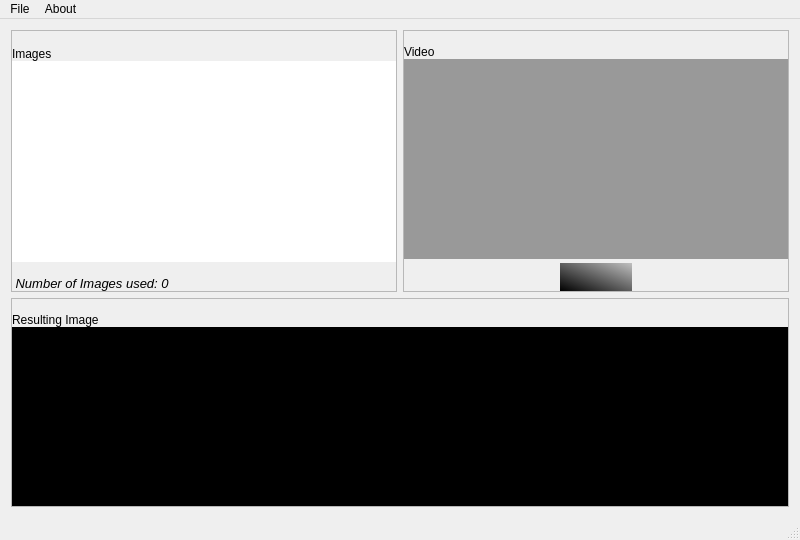
<?xml version="1.0" encoding="UTF-8"?>
<ui version="4.0">
 <class>MainWindow</class>
 <widget class="QMainWindow" name="MainWindow">
  <property name="geometry">
   <rect>
    <x>0</x>
    <y>0</y>
    <width>800</width>
    <height>540</height>
   </rect>
  </property>
  <property name="minimumSize">
   <size>
    <width>800</width>
    <height>540</height>
   </size>
  </property>
  <property name="windowTitle">
   <string>MOS</string>
  </property>
  <property name="styleSheet">
   <string notr="true"/>
  </property>
  <widget class="QWidget" name="centralWidget">
   <layout class="QGridLayout" name="gridLayout_5">
    <item row="0" column="0">
     <widget class="QFrame" name="frame_2">
      <property name="styleSheet">
       <string notr="true">padding: 14px 0px 0px 0px;
margin: 0px 0px 0px 0px;</string>
      </property>
      <property name="frameShape">
       <enum>QFrame::StyledPanel</enum>
      </property>
      <layout class="QGridLayout" name="gridLayout_4">
       <property name="leftMargin">
        <number>0</number>
       </property>
       <property name="topMargin">
        <number>0</number>
       </property>
       <property name="rightMargin">
        <number>0</number>
       </property>
       <property name="bottomMargin">
        <number>0</number>
       </property>
       <property name="spacing">
        <number>0</number>
       </property>
       <item row="1" column="0">
        <widget class="QScrollArea" name="imagesScrollArea">
         <property name="minimumSize">
          <size>
           <width>0</width>
           <height>201</height>
          </size>
         </property>
         <property name="maximumSize">
          <size>
           <width>16777215</width>
           <height>201</height>
          </size>
         </property>
         <property name="styleSheet">
          <string notr="true">padding: 0px 0px 0px 0px;
margin: 0px 0px 0px 0px;
background-color: white;</string>
         </property>
         <property name="frameShape">
          <enum>QFrame::NoFrame</enum>
         </property>
         <property name="widgetResizable">
          <bool>true</bool>
         </property>
         <widget class="QWidget" name="scrollAreaWidgetContents_2">
          <property name="geometry">
           <rect>
            <x>0</x>
            <y>0</y>
            <width>386</width>
            <height>201</height>
           </rect>
          </property>
          <layout class="QGridLayout" name="gridLayout_6">
           <item row="0" column="0">
            <widget class="QWidget" name="widget" native="true">
             <layout class="QGridLayout" name="gridLayout_8">
              <property name="leftMargin">
               <number>0</number>
              </property>
              <property name="topMargin">
               <number>0</number>
              </property>
              <property name="rightMargin">
               <number>0</number>
              </property>
              <property name="bottomMargin">
               <number>0</number>
              </property>
              <property name="spacing">
               <number>0</number>
              </property>
              <item row="0" column="0">
               <layout class="QGridLayout" name="imagesGrid">
                <property name="sizeConstraint">
                 <enum>QLayout::SetMaximumSize</enum>
                </property>
                <property name="spacing">
                 <number>0</number>
                </property>
               </layout>
              </item>
             </layout>
            </widget>
           </item>
          </layout>
         </widget>
        </widget>
       </item>
       <item row="2" column="0">
        <layout class="QHBoxLayout" name="horizontalLayout_2">
         <property name="spacing">
          <number>0</number>
         </property>
         <item>
          <widget class="QLabel" name="informationLabel">
           <property name="font">
            <font>
             <family>Cantarell</family>
             <pointsize>10</pointsize>
             <italic>true</italic>
             <stylestrategy>PreferDefault</stylestrategy>
             <kerning>true</kerning>
            </font>
           </property>
           <property name="text">
            <string> Number of Images used: 0</string>
           </property>
           <property name="alignment">
            <set>Qt::AlignBottom|Qt::AlignLeading|Qt::AlignLeft</set>
           </property>
           <property name="wordWrap">
            <bool>false</bool>
           </property>
           <property name="indent">
            <number>0</number>
           </property>
          </widget>
         </item>
         <item>
          <spacer name="horizontalSpacer_3">
           <property name="orientation">
            <enum>Qt::Horizontal</enum>
           </property>
           <property name="sizeHint" stdset="0">
            <size>
             <width>68</width>
             <height>20</height>
            </size>
           </property>
          </spacer>
         </item>
        </layout>
       </item>
       <item row="0" column="0">
        <widget class="QLabel" name="label">
         <property name="styleSheet">
          <string notr="true">margin: 0;
padding: 0;</string>
         </property>
         <property name="text">
          <string>Images</string>
         </property>
         <property name="alignment">
          <set>Qt::AlignBottom|Qt::AlignLeading|Qt::AlignLeft</set>
         </property>
         <property name="margin">
          <number>0</number>
         </property>
         <property name="indent">
          <number>0</number>
         </property>
        </widget>
       </item>
      </layout>
     </widget>
    </item>
    <item row="0" column="1">
     <widget class="QFrame" name="frame_3">
      <property name="enabled">
       <bool>true</bool>
      </property>
      <property name="styleSheet">
       <string notr="true">padding: 14px 0px 0px 0px;
margin: 0px 0px 0px 0px;</string>
      </property>
      <property name="frameShape">
       <enum>QFrame::StyledPanel</enum>
      </property>
      <layout class="QGridLayout" name="gridLayout_3">
       <property name="leftMargin">
        <number>0</number>
       </property>
       <property name="topMargin">
        <number>0</number>
       </property>
       <property name="rightMargin">
        <number>0</number>
       </property>
       <property name="bottomMargin">
        <number>0</number>
       </property>
       <property name="spacing">
        <number>0</number>
       </property>
       <item row="2" column="0">
        <widget class="QLabel" name="videoLabel">
         <property name="sizePolicy">
          <sizepolicy hsizetype="Expanding" vsizetype="Expanding">
           <horstretch>0</horstretch>
           <verstretch>0</verstretch>
          </sizepolicy>
         </property>
         <property name="minimumSize">
          <size>
           <width>0</width>
           <height>200</height>
          </size>
         </property>
         <property name="maximumSize">
          <size>
           <width>16777215</width>
           <height>200</height>
          </size>
         </property>
         <property name="styleSheet">
          <string notr="true">background-color: rgb(153, 153, 153);
padding: 0px 0px 0px 0px;
margin: 0px 0px 0px 0px;</string>
         </property>
         <property name="text">
          <string/>
         </property>
        </widget>
       </item>
       <item row="3" column="0">
        <layout class="QHBoxLayout" name="horizontalLayout">
         <property name="spacing">
          <number>0</number>
         </property>
         <property name="topMargin">
          <number>4</number>
         </property>
         <item>
          <spacer name="horizontalSpacer">
           <property name="orientation">
            <enum>Qt::Horizontal</enum>
           </property>
           <property name="sizeHint" stdset="0">
            <size>
             <width>68</width>
             <height>20</height>
            </size>
           </property>
          </spacer>
         </item>
         <item>
          <widget class="QPushButton" name="playBtn">
           <property name="enabled">
            <bool>false</bool>
           </property>
           <property name="minimumSize">
            <size>
             <width>72</width>
             <height>28</height>
            </size>
           </property>
           <property name="maximumSize">
            <size>
             <width>16777215</width>
             <height>29</height>
            </size>
           </property>
           <property name="styleSheet">
            <string notr="true">QPushButton#playBtn {
	border: none;
	background: url(:/imgs/play.png) no-repeat transparent;
	background-position: center center;
	background-color: qlineargradient(spread:reflect, x1:0, y1:1, x2:1, y2:0, stop:0 rgba(0, 0, 0, 255), stop:1 rgba(192, 192, 192, 255));
}

QPushButton#playBtn:pressed {
	border: none;
	background: url(:/imgs/play.png) no-repeat transparent;
	background-position: center center;
	background-color: qlineargradient(spread:reflect, x1:1, y1:0, x2:0, y2:1, stop:0 rgba(0, 0, 0, 255), stop:1 rgba(255, 255, 255, 255));
}

QPushButton#playBtn:focus {
	border: none;
	outline: none;
}</string>
           </property>
           <property name="text">
            <string/>
           </property>
          </widget>
         </item>
         <item>
          <spacer name="horizontalSpacer_2">
           <property name="orientation">
            <enum>Qt::Horizontal</enum>
           </property>
           <property name="sizeHint" stdset="0">
            <size>
             <width>68</width>
             <height>20</height>
            </size>
           </property>
          </spacer>
         </item>
        </layout>
       </item>
       <item row="1" column="0">
        <widget class="QLabel" name="label_2">
         <property name="styleSheet">
          <string notr="true">margin: 0px; 
padding: 0px;</string>
         </property>
         <property name="text">
          <string>Video</string>
         </property>
         <property name="indent">
          <number>0</number>
         </property>
        </widget>
       </item>
      </layout>
     </widget>
    </item>
    <item row="1" column="0" colspan="2">
     <widget class="QFrame" name="frame">
      <property name="styleSheet">
       <string notr="true">padding: 14px 0px 0px 0px;
margin: 0px 0px 0px 0px;</string>
      </property>
      <property name="frameShape">
       <enum>QFrame::StyledPanel</enum>
      </property>
      <layout class="QGridLayout" name="gridLayout_2">
       <property name="leftMargin">
        <number>0</number>
       </property>
       <property name="topMargin">
        <number>0</number>
       </property>
       <property name="rightMargin">
        <number>0</number>
       </property>
       <property name="bottomMargin">
        <number>0</number>
       </property>
       <property name="spacing">
        <number>0</number>
       </property>
       <item row="1" column="0">
        <widget class="QScrollArea" name="scrollArea">
         <property name="sizePolicy">
          <sizepolicy hsizetype="MinimumExpanding" vsizetype="Expanding">
           <horstretch>0</horstretch>
           <verstretch>0</verstretch>
          </sizepolicy>
         </property>
         <property name="styleSheet">
          <string notr="true">padding: 0px 0px 0px 0px; 
margin: 0px 0px 0px 0px;
background-color: white;</string>
         </property>
         <property name="frameShape">
          <enum>QFrame::NoFrame</enum>
         </property>
         <property name="widgetResizable">
          <bool>true</bool>
         </property>
         <widget class="QWidget" name="scrollAreaWidgetContents">
          <property name="geometry">
           <rect>
            <x>0</x>
            <y>0</y>
            <width>780</width>
            <height>169</height>
           </rect>
          </property>
          <layout class="QGridLayout" name="gridLayout">
           <property name="leftMargin">
            <number>0</number>
           </property>
           <property name="topMargin">
            <number>0</number>
           </property>
           <property name="rightMargin">
            <number>0</number>
           </property>
           <property name="bottomMargin">
            <number>0</number>
           </property>
           <property name="spacing">
            <number>0</number>
           </property>
           <item row="0" column="0">
            <widget class="QLabel" name="outputLabel">
             <property name="sizePolicy">
              <sizepolicy hsizetype="Expanding" vsizetype="Expanding">
               <horstretch>0</horstretch>
               <verstretch>0</verstretch>
              </sizepolicy>
             </property>
             <property name="styleSheet">
              <string notr="true">background-color: black; margin: 0 0 0 0;</string>
             </property>
             <property name="frameShape">
              <enum>QFrame::StyledPanel</enum>
             </property>
             <property name="text">
              <string/>
             </property>
             <property name="scaledContents">
              <bool>true</bool>
             </property>
             <property name="indent">
              <number>0</number>
             </property>
            </widget>
           </item>
          </layout>
         </widget>
        </widget>
       </item>
       <item row="0" column="0">
        <widget class="QLabel" name="label_3">
         <property name="styleSheet">
          <string notr="true">margin: 0px; padding: 0px;</string>
         </property>
         <property name="text">
          <string>Resulting Image</string>
         </property>
         <property name="indent">
          <number>0</number>
         </property>
        </widget>
       </item>
      </layout>
     </widget>
    </item>
   </layout>
  </widget>
  <widget class="QMenuBar" name="menuBar">
   <property name="geometry">
    <rect>
     <x>0</x>
     <y>0</y>
     <width>800</width>
     <height>25</height>
    </rect>
   </property>
   <widget class="QMenu" name="menuFile">
    <property name="title">
     <string>File</string>
    </property>
    <addaction name="loadVideoAction"/>
    <addaction name="saveAsAction"/>
    <addaction name="separator"/>
    <addaction name="exitAction"/>
   </widget>
   <widget class="QMenu" name="menuAbout">
    <property name="title">
     <string>About</string>
    </property>
    <addaction name="aboutAction"/>
   </widget>
   <addaction name="menuFile"/>
   <addaction name="menuAbout"/>
  </widget>
  <widget class="QStatusBar" name="statusBar"/>
  <action name="loadVideoAction">
   <property name="text">
    <string>Load a video ...</string>
   </property>
   <property name="shortcut">
    <string>Ctrl+L</string>
   </property>
  </action>
  <action name="saveAsAction">
   <property name="text">
    <string>Save as ...</string>
   </property>
   <property name="shortcut">
    <string>Ctrl+S</string>
   </property>
  </action>
  <action name="exitAction">
   <property name="text">
    <string>Exit</string>
   </property>
   <property name="shortcut">
    <string>Ctrl+Q</string>
   </property>
  </action>
  <action name="aboutAction">
   <property name="text">
    <string>About MOS ...</string>
   </property>
  </action>
 </widget>
 <layoutdefault spacing="6" margin="11"/>
 <resources/>
 <connections/>
</ui>
